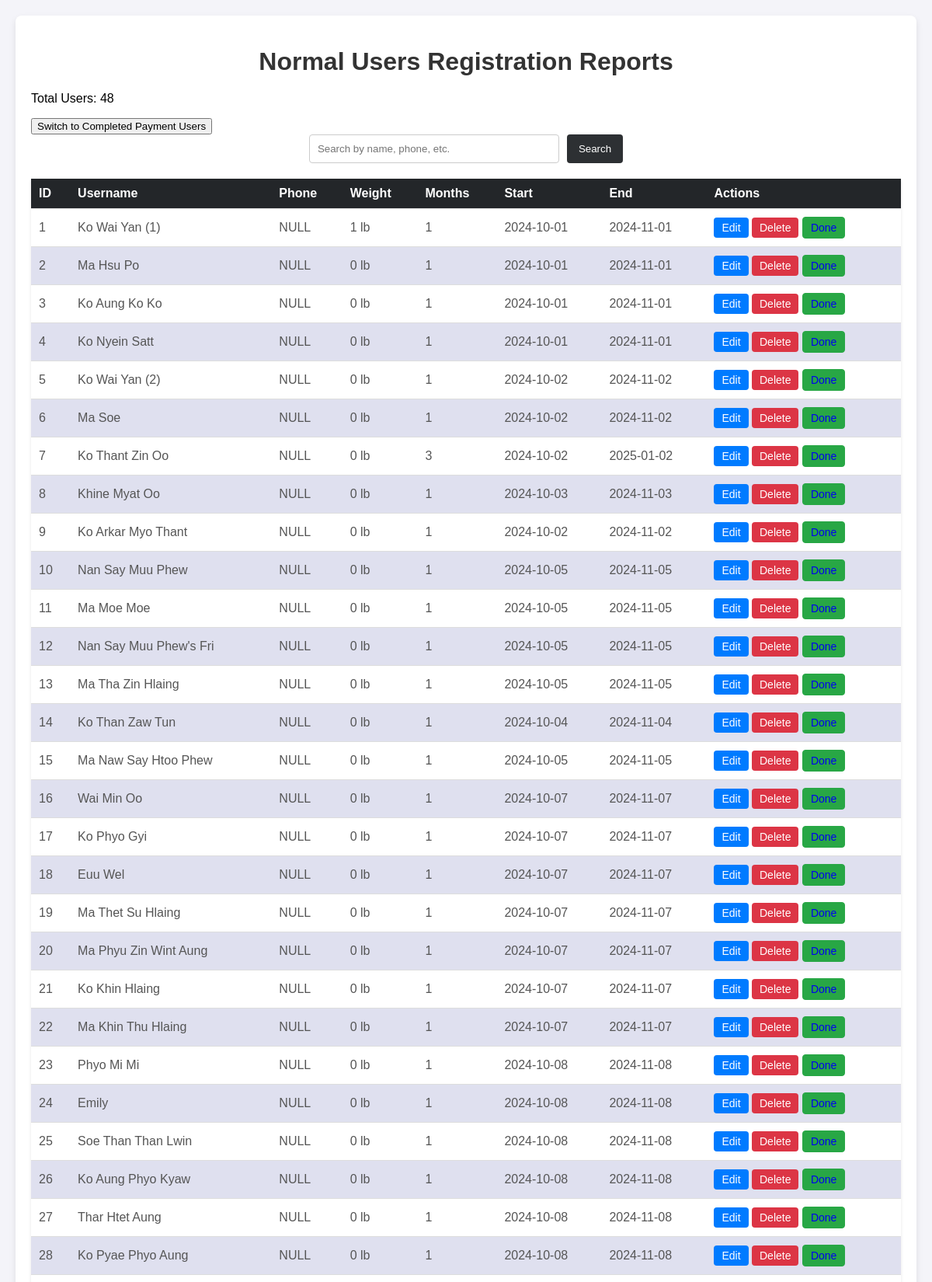
Screenshot of /view_normal.php (signed in, upper part) with the database file from the repository.
### tables this page shows
CREATE TABLE `client` (
  `id` int(11) NOT NULL,
  `name` varchar(100) NOT NULL,
  `phone` varchar(20) NOT NULL,
  `weight` float NOT NULL,
  `weight_unit` enum('lb','kg') NOT NULL,
  `gender` enum('male','female') NOT NULL,
  `select_option2` varchar(50) NOT NULL,
  `select_option3` varchar(50) NOT NULL,
  `start` date NOT NULL,
  `end` date NOT NULL
);

### view_normal.php (the view, shortened to what this page needs)
<?php
$host = 'localhost';
$db = 'gym_base';
$user = 'root';
$pass = '';
$conn = new mysqli($host, $user, $pass, $db);
$table = isset($_GET['table']) && $_GET['table'] === 'done_normal' ? 'done_normal' : 'client';
$search = '';
$sql = "SELECT * FROM `$table`";
$sql .= " ORDER BY id ASC";
$result = $conn->query($sql);
$userCount = $result ? $result->num_rows : 0;
?>
<!DOCTYPE html>
<html lang="en">
<head>
    <link rel="stylesheet" href="view_users.css">
</head>
<body>
    <div class="container">
        <h1><?php echo $table === 'client' ? 'Normal Users' : 'Completed Payment Users'; ?> Registration Reports</h1>
        <p>Total Users: <?php echo $userCount; ?></p>
        <form method="get" class="toggle-form">
            <button type="submit">
                Switch to <?php echo $table === 'client' ? 'Completed Payment Users' : 'Normal Users'; ?>
            </button>
        </form>
        <form method="get" class="search-form">
            <input type="text" name="search" placeholder="Search by name, phone, etc." value="<?php echo htmlspecialchars($search); ?>">
            <button type="submit">Search</button>
        </form>
        <table>
            <thead>
                <tr>
                    <th>ID</th>
                    <th>Username</th>
                    <th>Phone</th>
                    <th>Weight</th>
                    <th>Months</th>
                    <th>Start</th>
                    <th>End</th>
                    <th>Actions</th>
                </tr>
            </thead>
            <tbody>
                <?php
                $counter = 1;
                if ($result && $result->num_rows > 0): ?>
                    <?php while ($row = $result->fetch_assoc()): ?>
                        <tr>
                            <td><?php echo $counter++; ?></td>
                            <td><?php echo htmlspecialchars($row['name']); ?></td>
                            <td><?php echo htmlspecialchars($row['phone']); ?></td>
                            <td><?php echo htmlspecialchars($row['weight']) . ' ' . htmlspecialchars($row['weight_unit']); ?></td>
                            <td><?php echo htmlspecialchars($row['select_option3']); ?></td>
                            <td><?php echo htmlspecialchars($row['start']); ?></td>
                            <td><?php echo htmlspecialchars($row['end']); ?></td>
                            <td>
                                <a href="edit_normal.php?id=<?php echo $row['id']; ?>&table=<?php echo $table; ?>" class="btn edit-btn">Edit</a>
                                <a href="delete_normal.php?id=<?php echo $row['id']; ?>&table=<?php echo $table; ?>" class="btn delete-btn" onclick="return confirm('Are you sure you want to delete this user?');">Delete</a>
                                <?php if ($table === 'client'): ?>
                                    <a href="view_normal.php?table=client&done_id=<?php echo $row['id']; ?>" class="btn done-btn" onclick="return confirm('Are you sure you want to mark this user as done?');">Done</a>
                                <?php endif; ?>
                            </td>
                        </tr>
                    <?php endwhile; ?>
                <?php else: ?>
                    <tr>
                        <td colspan="8">No results found.</td>
                    </tr>
                <?php endif; ?>
            </tbody>
        </table>
    </div>
</body>
</html>

### view_users.css (style rules this page uses)
body { font-family: Arial, sans-serif; background-color: #f4f4f9; margin: 0; padding: 20px; }
.container { max-width: 1200px; margin: 0 auto; background-color: #fff; padding: 20px; border-radius: 8px; box-shadow: 0 4px 8px rgba(0, 0, 0, 0.1); }
h1 { text-align: center; color: #333; margin-bottom: 20px; }
.search-form { display: flex; justify-content: center; margin-bottom: 20px; }
.search-form input[type="text"] { width: 300px; padding: 10px; border: 1px solid #ccc; border-radius: 4px; margin-right: 10px; outline: none; transition: border-color 0.3s ease; }
.search-form button { padding: 10px 15px; background-color: #2d3033; color: #fff; border: none; border-radius: 4px; cursor: pointer; transition: background-color 0.3s ease; }
table { width: 100%; border-collapse: collapse; margin-bottom: 20px; box-shadow: 0 2px 4px rgba(0, 0, 0, 0.1); }
thead { background-color: #232629; color: #fff; }
th, td { padding: 10px; text-align: left; border-bottom: 1px solid #ddd; }
tr:nth-child(even) { background-color: #0e108621; }
td { color: #555; }
.btn { display: inline-block; padding: 5px 10px; text-align: center; border-radius: 4px; font-size: 14px; text-decoration: none; transition: background-color 0.3s ease, color 0.3s ease; }
.done-btn { background-color: #28a745; border: 1px solid #28a745; }
.edit-btn { background-color: #007BFF; color: #fff; border: none; cursor: pointer; }
.delete-btn { background-color: #DC3545; color: #fff; border: none; cursor: pointer; }
table th, table td { text-align: left; padding: 10px; }

### rows the page displays
client: name "Ko Wai Yan (1)", phone "NULL", weight "1", weight_unit "lb", select_option3 "1", start "2024-10-01", end "2024-11-01"
client: name "Ma Hsu Po", phone "NULL", weight "0", weight_unit "lb", select_option3 "1", start "2024-10-01", end "2024-11-01"
client: name "Ko Aung Ko Ko", phone "NULL", weight "0", weight_unit "lb", select_option3 "1", start "2024-10-01", end "2024-11-01"
client: name "Ko Nyein Satt", phone "NULL", weight "0", weight_unit "lb", select_option3 "1", start "2024-10-01", end "2024-11-01"
client: name "Ko Wai Yan (2)", phone "NULL", weight "0", weight_unit "lb", select_option3 "1", start "2024-10-02", end "2024-11-02"
client: name "Ma Soe", phone "NULL", weight "0", weight_unit "lb", select_option3 "1", start "2024-10-02", end "2024-11-02"
client: name "Ko Thant Zin Oo", phone "NULL", weight "0", weight_unit "lb", select_option3 "3", start "2024-10-02", end "2025-01-02"
client: name "Khine Myat Oo", phone "NULL", weight "0", weight_unit "lb", select_option3 "1", start "2024-10-03", end "2024-11-03"
client: name "Ko Arkar Myo Thant", phone "NULL", weight "0", weight_unit "lb", select_option3 "1", start "2024-10-02", end "2024-11-02"
client: name "Nan Say Muu Phew", phone "NULL", weight "0", weight_unit "lb", select_option3 "1", start "2024-10-05", end "2024-11-05"
client: name "Ma Moe Moe", phone "NULL", weight "0", weight_unit "lb", select_option3 "1", start "2024-10-05", end "2024-11-05"
client: name "Nan Say Muu Phew's Fri", phone "NULL", weight "0", weight_unit "lb", select_option3 "1", start "2024-10-05", end "2024-11-05"
client: name "Ma Tha Zin Hlaing", phone "NULL", weight "0", weight_unit "lb", select_option3 "1", start "2024-10-05", end "2024-11-05"
client: name "Ko Than Zaw Tun", phone "NULL", weight "0", weight_unit "lb", select_option3 "1", start "2024-10-04", end "2024-11-04"
client: name "Ma Naw Say Htoo Phew", phone "NULL", weight "0", weight_unit "lb", select_option3 "1", start "2024-10-05", end "2024-11-05"
client: name "Wai Min Oo", phone "NULL", weight "0", weight_unit "lb", select_option3 "1", start "2024-10-07", end "2024-11-07"
client: name "Ko Phyo Gyi", phone "NULL", weight "0", weight_unit "lb", select_option3 "1", start "2024-10-07", end "2024-11-07"
client: name "Euu Wel", phone "NULL", weight "0", weight_unit "lb", select_option3 "1", start "2024-10-07", end "2024-11-07"
client: name "Ma Thet Su Hlaing", phone "NULL", weight "0", weight_unit "lb", select_option3 "1", start "2024-10-07", end "2024-11-07"
client: name "Ma Phyu Zin Wint Aung", phone "NULL", weight "0", weight_unit "lb", select_option3 "1", start "2024-10-07", end "2024-11-07"
client: name "Ko Khin Hlaing", phone "NULL", weight "0", weight_unit "lb", select_option3 "1", start "2024-10-07", end "2024-11-07"
client: name "Ma Khin Thu Hlaing", phone "NULL", weight "0", weight_unit "lb", select_option3 "1", start "2024-10-07", end "2024-11-07"
client: name "Phyo Mi Mi", phone "NULL", weight "0", weight_unit "lb", select_option3 "1", start "2024-10-08", end "2024-11-08"
client: name "Emily", phone "NULL", weight "0", weight_unit "lb", select_option3 "1", start "2024-10-08", end "2024-11-08"
client: name "Soe Than Than Lwin", phone "NULL", weight "0", weight_unit "lb", select_option3 "1", start "2024-10-08", end "2024-11-08"
client: name "Ko Aung Phyo Kyaw", phone "NULL", weight "0", weight_unit "lb", select_option3 "1", start "2024-10-08", end "2024-11-08"
client: name "Thar Htet Aung", phone "NULL", weight "0", weight_unit "lb", select_option3 "1", start "2024-10-08", end "2024-11-08"
client: name "Ko Pyae Phyo Aung", phone "NULL", weight "0", weight_unit "lb", select_option3 "1", start "2024-10-08", end "2024-11-08"

### other values shown
$userCount "48"
